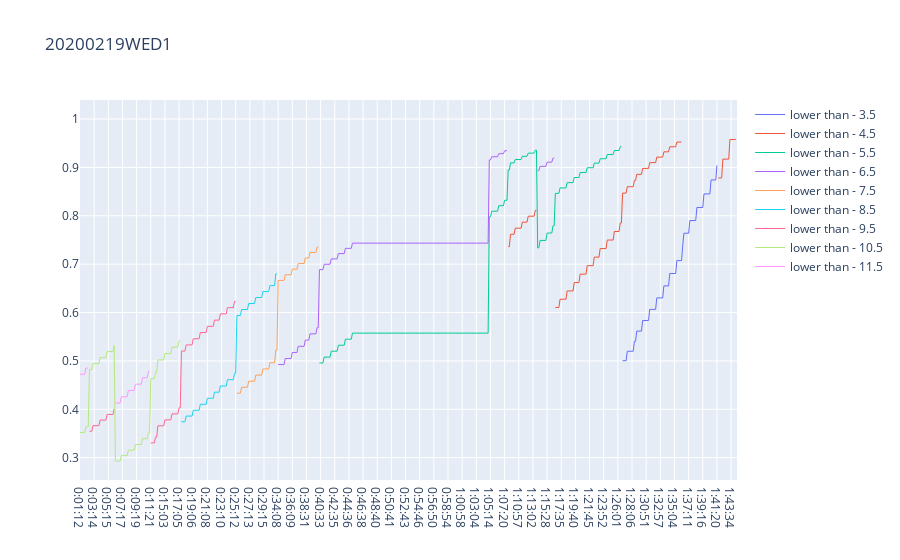

This figure's notebook cell:
### Markdown cell above
# Generate poisson probability graph

### Code cell
import pandas as pd
import numpy as np
import os
from datetime import datetime, timedelta, time, date
import plotly.graph_objects as go
import numpy as np
import math
import warnings
warnings.filterwarnings("ignore")

os.chdir('/Users/TysonWu/dev/odds-crawl-app/odds-crawl-app/development/')
# one example

event_id = '20200219WED11'

def poisson(lambda_t):
    return [math.exp(-1 * lambda_t) * (lambda_t ** k) / math.factorial(k) for k in range(21)]

# truncating half time times to time 45
# assuming 20 minutes of half time ie. time 45-65
def minute_adjust(x, adjust=timedelta(0,20,0)): 
    # read in HH:MM:SS string, output HH:MM:SS string
    x = datetime.strptime(x, '%H:%M:%S').time()
    if x <= time(0,45,0):
        x = datetime.combine(date.today(), x)
    elif time(0,45,0) < x <= time(1,5,0):
        x = datetime.combine(date.today(), time(0,45,0))
    elif x > time(1,5,0):
        x = datetime.combine(date.today(), x) - adjust
    # print(x)
    return datetime.strftime(x, '%H:%M:%S')


def poisson_pipeline(event_id):
    df = pd.read_csv('data_collection/data/'+event_id+'.csv')
    
    # remvoe NaN and ---
    df = df[(~df.total_corner.isna()) & (df.total_corner!="---") & (df.total_corner!=" ---")]
    df = df[(~df.chl_line.isna()) & (df.chl_line!="---")]
    df = df[(~df.chl_hi.isna()) & (df.chl_hi!="---")]
    df = df[(~df.chl_low.isna()) & (df.chl_low!="---")]

    df['total_corner'] = df['total_corner'].apply(pd.to_numeric)
    df['chl_line'] = df['chl_line'].apply(pd.to_numeric)
    df['chl_hi'] = df['chl_hi'].apply(pd.to_numeric)
    df['chl_low'] = df['chl_low'].apply(pd.to_numeric)

    df = df.reset_index(drop = True)
    df['hour'] = df.minutes.apply(lambda x: int(minute_adjust(x).split(':')[0]))
    df['minute'] = df.minutes.apply(lambda x: int(minute_adjust(x).split(':')[1]))
    df['time'] = df.minute+60*df.hour

    param_df = df[['minutes', 'chl_line']].groupby('minutes').mean()
    param_df = param_df.rename(columns={'chl_line':'lambda'})

    df = df.merge(param_df, how='outer', on='minutes')
    df['lambda_t'] = df['lambda'] * (1 - df['time'] / max(max(df.time),90))
    df['lambda_t_probs'] = df.lambda_t.apply(poisson)
    df['target_corner'] = (df.chl_line - df.total_corner).apply(math.floor)
    df['lower_prob'] = df.apply(lambda row: sum(row.lambda_t_probs[0:row.target_corner]), axis=1)
    df['higher_prob'] = 1-df.lower_prob

    return df[['minutes', 'chl_line', 'lower_prob', 'higher_prob']]


def prob_graph(probs, event_id):
    lines = list(set(probs.chl_line))
    data_dict = {}
    time_list = sorted(list(set(probs.minutes)))

    for line in lines:
        filtered_data = probs[probs.chl_line==line].sort_values(by=['minutes'])
        data_dict[line] = pd.DataFrame({'minutes': time_list})
        data_dict[line] = data_dict[line].merge(filtered_data, how='outer', on='minutes')

    fig = go.Figure()
    for line in lines:
        fig.add_trace(go.Scatter(x=data_dict[line]['minutes'], 
                                 y=data_dict[line]['lower_prob'], 
                                 mode='lines',
                                 name='lower than - {}'.format(line), 
                                 line=dict(width=1)))
    fig.update_layout(title=event_id)
    fig.show()

    
if __name__ == "__main__":
    for event_id in [file[:-4] for file in os.listdir('data_collection/data/') if '2020' in file]:
    #for event_id in ['20200219WED1']:
        probs = poisson_pipeline(event_id)
        prob_graph(probs, event_id)

### Figure 1 — Plotly figure (JSON) as saved in the notebook; plotly's stock layout.template omitted (floating-point values rounded to 4 significant figures; data arrays with more than 128 entries replaced by an {"elided": "..."} marker saying what was removed)
{"data": [{"line": {"width": 1}, "mode": "lines", "name": "lower than - 3.5", "type": "scatter", "x": {"elided": "558 str values"}, "y": {"elided": "558 float values"}}, {"line": {"width": 1}, "mode": "lines", "name": "lower than - 4.5", "type": "scatter", "x": {"elided": "558 str values"}, "y": {"elided": "558 float values"}}, {"line": {"width": 1}, "mode": "lines", "name": "lower than - 5.5", "type": "scatter", "x": {"elided": "558 str values"}, "y": {"elided": "558 float values"}}, {"line": {"width": 1}, "mode": "lines", "name": "lower than - 6.5", "type": "scatter", "x": {"elided": "558 str values"}, "y": {"elided": "558 float values"}}, {"line": {"width": 1}, "mode": "lines", "name": "lower than - 7.5", "type": "scatter", "x": {"elided": "558 str values"}, "y": {"elided": "558 float values"}}, {"line": {"width": 1}, "mode": "lines", "name": "lower than - 8.5", "type": "scatter", "x": {"elided": "558 str values"}, "y": {"elided": "558 float values"}}, {"line": {"width": 1}, "mode": "lines", "name": "lower than - 9.5", "type": "scatter", "x": {"elided": "558 str values"}, "y": {"elided": "558 float values"}}, {"line": {"width": 1}, "mode": "lines", "name": "lower than - 10.5", "type": "scatter", "x": {"elided": "558 str values"}, "y": {"elided": "558 float values"}}, {"line": {"width": 1}, "mode": "lines", "name": "lower than - 11.5", "type": "scatter", "x": {"elided": "558 str values"}, "y": {"elided": "558 float values"}}], "layout": {"autosize": true, "title": {"text": "20200219WED1"}, "xaxis": {"autorange": true, "range": [0, 557], "type": "category"}, "yaxis": {"autorange": true, "range": [0.2539, 1.039], "type": "linear"}}}
